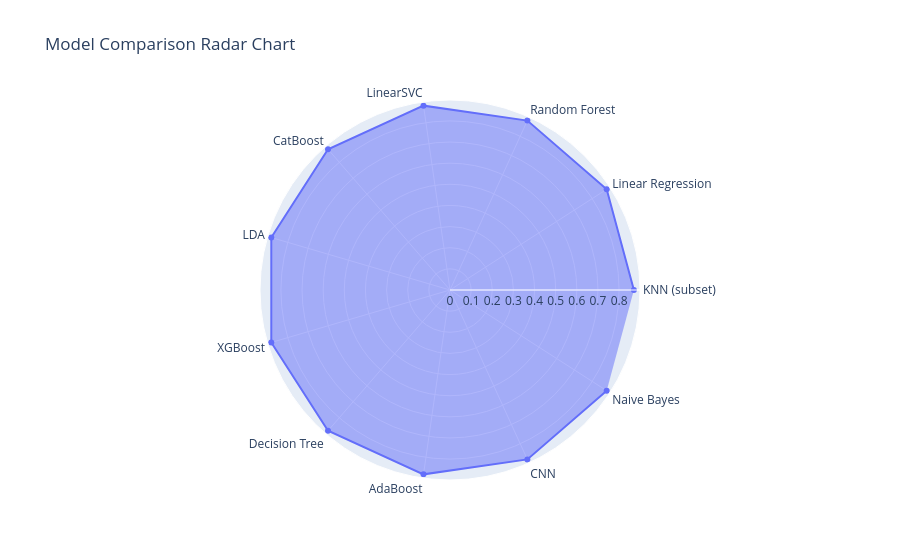

Notebook cell for this chart:
### Code cell
import plotly.graph_objects as go

fig = go.Figure()

fig.add_trace(go.Scatterpolar(
    r=results_df["Accuracy"],
    theta=results_df["Model"],
    fill='toself'
))

fig.update_layout(
    polar=dict(radialaxis=dict(visible=True)),
    title="Model Comparison Radar Chart"
)

fig.show()

### Figure 1 — Plotly figure (JSON) as saved in the notebook; plotly's stock layout.template omitted (floating-point values rounded to 4 significant figures)
{"data": [{"fill": "toself", "r": [0.87, 0.8812, 0.8812, 0.8812, 0.8812, 0.8812, 0.8812, 0.8812, 0.8812, 0.8812, 0.8812], "theta": ["KNN (subset)", "Linear Regression", "Random Forest", "LinearSVC", "CatBoost", "LDA", "XGBoost", "Decision Tree", "AdaBoost", "CNN", "Naive Bayes"], "type": "scatterpolar"}], "layout": {"polar": {"radialaxis": {"visible": true}}, "title": {"text": "Model Comparison Radar Chart"}}}
